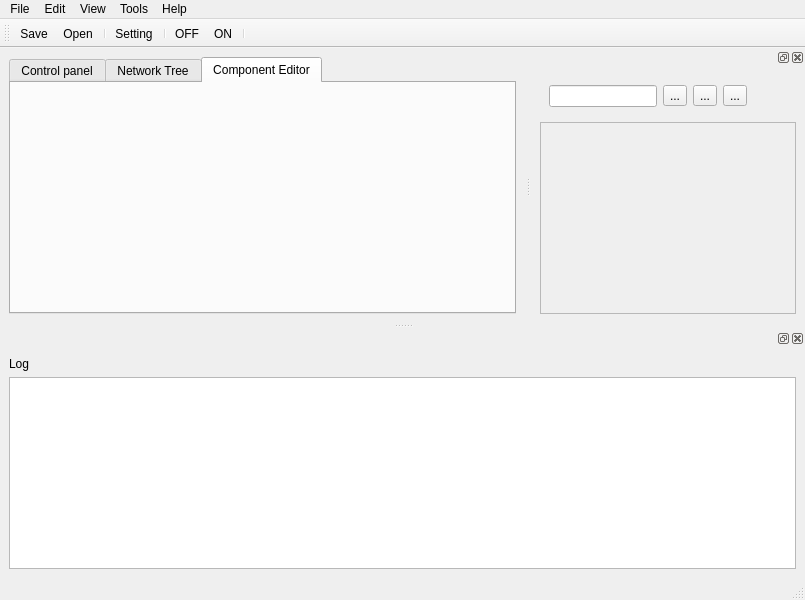
<?xml version="1.0" encoding="UTF-8"?>
<ui version="4.0">
 <class>MainWindow</class>
 <widget class="QMainWindow" name="MainWindow">
  <property name="geometry">
   <rect>
    <x>0</x>
    <y>0</y>
    <width>805</width>
    <height>600</height>
   </rect>
  </property>
  <property name="windowTitle">
   <string>MainWindow</string>
  </property>
  <widget class="QWidget" name="centralwidget">
   <layout class="QGridLayout" name="gridLayout">
    <item row="0" column="1">
     <widget class="QTabWidget" name="tabWidget">
      <property name="maximumSize">
       <size>
        <width>16777215</width>
        <height>16777215</height>
       </size>
      </property>
      <property name="currentIndex">
       <number>2</number>
      </property>
      <widget class="QWidget" name="tab">
       <attribute name="title">
        <string>Control panel</string>
       </attribute>
       <layout class="QGridLayout" name="gridLayout_4"/>
      </widget>
      <widget class="QWidget" name="tab_3">
       <attribute name="title">
        <string>Network Tree</string>
       </attribute>
       <layout class="QGridLayout" name="gridLayout_5">
        <item row="1" column="0">
         <layout class="QGridLayout" name="gridLayout_7" columnstretch="0">
          <property name="horizontalSpacing">
           <number>0</number>
          </property>
          <item row="3" column="0">
           <spacer name="verticalSpacer_2">
            <property name="orientation">
             <enum>Qt::Vertical</enum>
            </property>
            <property name="sizeHint" stdset="0">
             <size>
              <width>20</width>
              <height>40</height>
             </size>
            </property>
           </spacer>
          </item>
          <item row="0" column="0">
           <widget class="QSlider" name="verticalSlider">
            <property name="orientation">
             <enum>Qt::Vertical</enum>
            </property>
           </widget>
          </item>
          <item row="2" column="0">
           <widget class="QPushButton" name="pushButton_5">
            <property name="text">
             <string/>
            </property>
            <property name="icon">
             <iconset>
              <normaloff>share/rcmanager/simulatorOFF.png</normaloff>share/rcmanager/simulatorOFF.png</iconset>
            </property>
           </widget>
          </item>
          <item row="1" column="0">
           <widget class="QPushButton" name="pushButton_4">
            <property name="text">
             <string/>
            </property>
            <property name="icon">
             <iconset>
              <normaloff>share/rcmanager/simulionOn.png</normaloff>share/rcmanager/simulionOn.png</iconset>
            </property>
           </widget>
          </item>
         </layout>
        </item>
        <item row="1" column="1">
         <widget class="QFrame" name="frame">
          <property name="frameShape">
           <enum>QFrame::StyledPanel</enum>
          </property>
          <property name="frameShadow">
           <enum>QFrame::Raised</enum>
          </property>
          <layout class="QGridLayout" name="gridLayout_8"/>
         </widget>
        </item>
       </layout>
      </widget>
      <widget class="QWidget" name="tab_2">
       <attribute name="title">
        <string>Component Editor</string>
       </attribute>
      </widget>
     </widget>
    </item>
   </layout>
  </widget>
  <widget class="QMenuBar" name="menubar">
   <property name="geometry">
    <rect>
     <x>0</x>
     <y>0</y>
     <width>805</width>
     <height>25</height>
    </rect>
   </property>
   <widget class="QMenu" name="menuFile">
    <property name="title">
     <string>File</string>
    </property>
    <addaction name="actionOpen"/>
    <addaction name="actionSave"/>
    <addaction name="actionUndock"/>
    <addaction name="actionExit"/>
   </widget>
   <widget class="QMenu" name="menuSimulations">
    <property name="title">
     <string>Tools</string>
    </property>
    <widget class="QMenu" name="menuSimulator">
     <property name="title">
      <string>Simulator</string>
     </property>
     <addaction name="actionSetting_2"/>
     <addaction name="actionON"/>
     <addaction name="actionOFF"/>
    </widget>
    <widget class="QMenu" name="menuControl_Panel">
     <property name="title">
      <string>Control Panel</string>
     </property>
     <addaction name="actionSetting_3"/>
    </widget>
    <widget class="QMenu" name="menuEditor">
     <property name="title">
      <string>Editor</string>
     </property>
     <addaction name="actionSetting_4"/>
    </widget>
    <addaction name="menuSimulator"/>
    <addaction name="menuControl_Panel"/>
    <addaction name="menuEditor"/>
   </widget>
   <widget class="QMenu" name="menuEdit">
    <property name="title">
     <string>Edit</string>
    </property>
    <addaction name="actionSetting"/>
   </widget>
   <widget class="QMenu" name="menuHelp">
    <property name="title">
     <string>Help</string>
    </property>
   </widget>
   <widget class="QMenu" name="menuView_2">
    <property name="title">
     <string>View</string>
    </property>
    <addaction name="actionEditor_2"/>
    <addaction name="actionControlPanel"/>
   </widget>
   <addaction name="menuFile"/>
   <addaction name="menuEdit"/>
   <addaction name="menuView_2"/>
   <addaction name="menuSimulations"/>
   <addaction name="menuHelp"/>
  </widget>
  <widget class="QStatusBar" name="statusbar"/>
  <widget class="QToolBar" name="toolBar">
   <property name="windowTitle">
    <string>toolBar</string>
   </property>
   <attribute name="toolBarArea">
    <enum>TopToolBarArea</enum>
   </attribute>
   <attribute name="toolBarBreak">
    <bool>false</bool>
   </attribute>
   <addaction name="actionSave"/>
   <addaction name="actionOpen"/>
   <addaction name="separator"/>
   <addaction name="actionSetting"/>
   <addaction name="separator"/>
   <addaction name="actionOFF"/>
   <addaction name="actionON"/>
   <addaction name="separator"/>
  </widget>
  <widget class="QDockWidget" name="dockWidget">
   <property name="sizePolicy">
    <sizepolicy hsizetype="Fixed" vsizetype="Fixed">
     <horstretch>0</horstretch>
     <verstretch>0</verstretch>
    </sizepolicy>
   </property>
   <property name="minimumSize">
    <size>
     <width>186</width>
     <height>197</height>
    </size>
   </property>
   <attribute name="dockWidgetArea">
    <number>8</number>
   </attribute>
   <widget class="QWidget" name="dockWidgetContents">
    <layout class="QGridLayout" name="gridLayout_3">
     <item row="2" column="0">
      <widget class="QTextBrowser" name="textBrowser"/>
     </item>
     <item row="0" column="0">
      <widget class="QLabel" name="label">
       <property name="text">
        <string>Log</string>
       </property>
      </widget>
     </item>
    </layout>
   </widget>
  </widget>
  <widget class="QDockWidget" name="dockWidget_2">
   <attribute name="dockWidgetArea">
    <number>2</number>
   </attribute>
   <widget class="QWidget" name="dockWidgetContents_2">
    <layout class="QGridLayout" name="gridLayout_2">
     <item row="1" column="0">
      <widget class="QScrollArea" name="scrollArea">
       <property name="widgetResizable">
        <bool>true</bool>
       </property>
       <widget class="QWidget" name="scrollAreaWidgetContents">
        <property name="geometry">
         <rect>
          <x>0</x>
          <y>0</y>
          <width>220</width>
          <height>154</height>
         </rect>
        </property>
        <layout class="QVBoxLayout" name="verticalLayout">
         <item>
          <spacer name="verticalSpacer">
           <property name="orientation">
            <enum>Qt::Vertical</enum>
           </property>
           <property name="sizeHint" stdset="0">
            <size>
             <width>20</width>
             <height>40</height>
            </size>
           </property>
          </spacer>
         </item>
        </layout>
        <zorder>toolButton_4</zorder>
       </widget>
      </widget>
     </item>
     <item row="0" column="0">
      <widget class="QWidget" name="widget" native="true">
       <layout class="QGridLayout" name="gridLayout_6">
        <item row="0" column="0">
         <layout class="QHBoxLayout" name="horizontalLayout">
          <item>
           <widget class="QLineEdit" name="lineEdit">
            <property name="text">
             <string/>
            </property>
           </widget>
          </item>
          <item>
           <widget class="QToolButton" name="toolButton_2">
            <property name="text">
             <string>...</string>
            </property>
            <property name="icon">
             <iconset>
              <normaloff>share/rcmanager/1465608687_search.png</normaloff>share/rcmanager/1465608687_search.png</iconset>
            </property>
           </widget>
          </item>
          <item>
           <widget class="QToolButton" name="toolButton">
            <property name="text">
             <string>...</string>
            </property>
            <property name="icon">
             <iconset>
              <normaloff>share/rcmanager/1465594390_sign-add.png</normaloff>share/rcmanager/1465594390_sign-add.png</iconset>
            </property>
           </widget>
          </item>
          <item>
           <widget class="QToolButton" name="toolButton_4">
            <property name="text">
             <string>...</string>
            </property>
            <property name="icon">
             <iconset>
              <normaloff>share/rcmanager/1465608670_minus.png</normaloff>share/rcmanager/1465608670_minus.png</iconset>
            </property>
           </widget>
          </item>
          <item>
           <spacer name="horizontalSpacer">
            <property name="orientation">
             <enum>Qt::Horizontal</enum>
            </property>
            <property name="sizeHint" stdset="0">
             <size>
              <width>40</width>
              <height>20</height>
             </size>
            </property>
           </spacer>
          </item>
         </layout>
        </item>
       </layout>
      </widget>
     </item>
    </layout>
   </widget>
  </widget>
  <action name="actionOpen">
   <property name="icon">
    <iconset>
     <normaloff>share/rcmanager/1465393728_open-file.png</normaloff>share/rcmanager/1465393728_open-file.png</iconset>
   </property>
   <property name="text">
    <string>Open</string>
   </property>
   <property name="shortcut">
    <string>Ctrl+O</string>
   </property>
  </action>
  <action name="actionSave">
   <property name="icon">
    <iconset>
     <normaloff>share/rcmanager/1465394415_floppy.png</normaloff>share/rcmanager/1465394415_floppy.png</iconset>
   </property>
   <property name="text">
    <string>Save</string>
   </property>
   <property name="shortcut">
    <string>Ctrl+S</string>
   </property>
  </action>
  <action name="actionEdit">
   <property name="text">
    <string>Edit</string>
   </property>
  </action>
  <action name="actionUndock">
   <property name="text">
    <string>Undock</string>
   </property>
  </action>
  <action name="actionExit">
   <property name="text">
    <string>Exit</string>
   </property>
  </action>
  <action name="actionSetting">
   <property name="icon">
    <iconset>
     <normaloff>share/rcmanager/1465394550_Settings.png</normaloff>share/rcmanager/1465394550_Settings.png</iconset>
   </property>
   <property name="text">
    <string>Setting</string>
   </property>
  </action>
  <action name="actionSetting_2">
   <property name="text">
    <string>Setting</string>
   </property>
  </action>
  <action name="actionON">
   <property name="icon">
    <iconset>
     <normaloff>share/rcmanager/simulionOn.png</normaloff>share/rcmanager/simulionOn.png</iconset>
   </property>
   <property name="text">
    <string>ON</string>
   </property>
  </action>
  <action name="actionOFF">
   <property name="icon">
    <iconset>
     <normaloff>share/rcmanager/simulatorOFF.png</normaloff>share/rcmanager/simulatorOFF.png</iconset>
   </property>
   <property name="text">
    <string>OFF</string>
   </property>
  </action>
  <action name="actionSetting_3">
   <property name="text">
    <string>Setting</string>
   </property>
  </action>
  <action name="actionSetting_4">
   <property name="text">
    <string>Setting</string>
   </property>
  </action>
  <action name="actionEditor_2">
   <property name="text">
    <string>Editor</string>
   </property>
  </action>
  <action name="actionControlPanel">
   <property name="text">
    <string>ControlPanel</string>
   </property>
  </action>
 </widget>
 <resources/>
 <connections/>
</ui>
